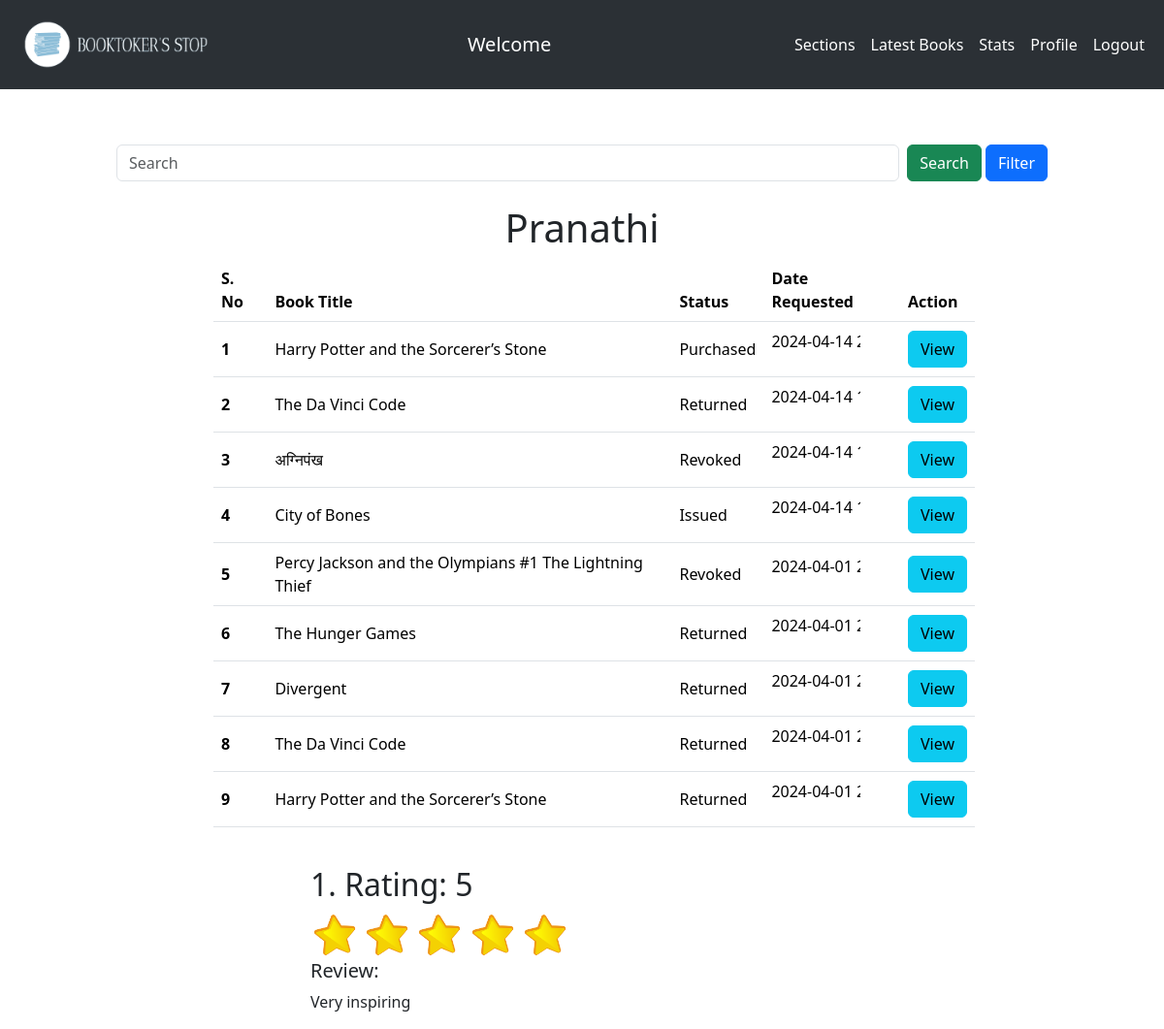
Screenshot of /view/user/1 (signed in) with the database file from the repository.
### application/models.py (models this page shows, shortened)
class Users(db.Model, UserMixin):
    user_id = db.Column(db.Integer(), autoincrement=True, primary_key=True)
    username = db.Column(db.String(), unique = True, nullable = False)
    password = db.Column(db.String(), nullable = False)
    name = db.Column(db.String(), nullable = False)
    role = db.Column(db.Integer, db.ForeignKey("roles.role_id"), nullable = False, default = 3)
    date = db.Column(db.DateTime(), default=datetime.now)

class Checkouts(db.Model):
    checkout_id = db.Column(db.Integer, autoincrement=True, primary_key=True)
    user_id = db.Column(db.Integer, db.ForeignKey("users.user_id"), nullable = False)
    book_id = db.Column(db.Integer, db.ForeignKey("books.book_id"), nullable = False)
    date_requested = db.Column(db.DateTime, default=datetime.now)
    date_issued = db.Column(db.DateTime)
    date_returned = db.Column(db.DateTime)
    date_to_be_returned = db.Column(db.DateTime)
    date_rejected = db.Column(db.DateTime)
    date_revoked = db.Column(db.DateTime)
    date_purchased = db.Column(db.DateTime)
    status = db.Column(db.String(), nullable = False)

class Books(db.Model):
    book_id = db.Column(db.Integer, autoincrement=True, primary_key=True)
    title = db.Column(db.String, nullable = False)
    author = db.Column(db.String, nullable = False)
    pages = db.Column(db.Integer, nullable = False)
    rating = db.Column(db.Integer)
    isbn_no = db.Column(db.Integer, nullable = False)
    datecreated = db.Column(db.DateTime, default=datetime.now)
    lang = db.Column(db.String, nullable = False)
    copies = db.Column(db.Integer, nullable = False)
    availablecopies = db.Column(db.Integer, nullable = False)
    description = db.Column(db.Text)
    filename = db.Column(db.String, nullable = False)
    price= db.Column(db.Integer, nullable = False)
    section_id = db.Column(db.Integer, db.ForeignKey("sections.section_id"), nullable = False)

class Reviews(db.Model):
    review_id = db.Column(db.Integer, autoincrement=True, primary_key=True)
    user_id = db.Column(db.Integer, db.ForeignKey("users.user_id"), nullable = False)
    book_id = db.Column(db.Integer, db.ForeignKey("books.book_id"), nullable = False)
    date_reviewed = db.Column(db.DateTime, default=datetime.now)
    rating = db.Column(db.Integer(), nullable = False)
    review = db.Column(db.Text())

### application/controllers.py (the view)
@app.route('/view/user/<int:user_id>')
@login_required
def view_user(user_id):
    admin = isAdmin(current_user)
    user_info = Users.query.get(user_id)
    print(user_info)
    books = Checkouts.query.join(Books, Checkouts.book_id == Books.book_id).add_columns(Checkouts.user_id, Checkouts.date_requested, Checkouts.status, Checkouts.date_requested, Checkouts.book_id, Books.title).filter(Checkouts.user_id == user_id).order_by(Checkouts.date_requested.desc()).all()
    reviews = Reviews.query.filter_by(user_id = user_id).all()
    return render_template('view_user.html', books = books, admin = admin, user_id = user_id, user_name = user_info.name, reviews = reviews)

### application/controllers.py (called while the page is built)
@login_manager.user_loader
def load_user(user_id):
    return Users.query.get(user_id)

### application/utilities.py (called while the page is built)
def isAdmin(user):
    if user.role == 3:
        return False
    else:
        return True

### templates/view_user.html (shortened to what this page needs)
{% extends "base.html" %}
{% block body %}
    <div id="main">
        <div id="canvas">
            <br/>
            {% include 'searchbar.html' %}
            <br/>
            {% if books %}
            <h1 style="text-align: center;">{{user_name}}</h1>
            <div id="trans-table" style="margin-left: 100px; margin-right: 75px">
                <table class="table align-middle">
                    <thead>
                    <tr>
                        <th scope="col">S. No</th>
                        <th scope="col">Book Title</th>
                        <th scope="col">Status</th>
                        <th scope="col">Date Requested</th>
                        <th scope="col">Action</th>
                    </tr>
                    </thead>
                    <tbody>
                    {% for book in books %}
                    <tr>
                        <th scope="row">{{loop.index}}</th>
                        <td>{{book.title}}</td>
                        <td>{{book.status}}</td>
                        <td><p id = "date">{{book.date_requested}}</p></td>
                        <td><a class="btn btn-info" href="/view/{{book.book_id}}" role = "button">View</a></td>
                    </tr>
                    {% endfor %}
                    </tbody>
                </table>
                {% endif %}
            </div>
            <br/>
            {% if reviews %}
            <div id = "reviews">
                {% for rev in reviews %}
                <h2>{{loop.index}}. Rating: {{rev.rating}}</h2>
                {% for i in range(rev.rating) %}
                <img src = "/static/star.png" style ="height: 50px;">
                {% endfor %}
                <h5>Review:</h5>
                <p>{{rev.review}}</p>
                {% endfor %}
            </div>
            {% else %}
            <br/>
            <p style="margin-left: 200px;">There are no reviews yet.</p>
            {% endif %}
        </div>
    </div>
{% endblock %}

### templates/base.html (shortened to what this page needs)
<!DOCTYPE html>
<html>
    <head>
        <link rel="stylesheet" href="/static/style.css">
        <link href="https://cdn.jsdelivr.net/npm/bootstrap@5.3.3/dist/css/bootstrap.min.css" rel="stylesheet">
    </head>
    <body>
        {% if admin %}
            {% include 'librarian_navbar.html' %}
        {% else %}
            {% include 'navbar.html' %}
        {% endif %}
        {% block body %}
        {% endblock %}
    </body>
</html>

### templates/navbar.html (shortened to what this page needs)
<nav class="navbar fixed-top navbar-expand-lg bg-body-tertiary" id = " navbar-custom" data-bs-theme="dark">
  <div class="container-fluid">
    <nav class="navbar bg-body-tertiary">
      <div class="container-fluid">
        <a class="navbar-brand" href="/">
          <img src="/static/label.png" alt="Logo" height="50" class="d-inline-block ">
        </a>
      </div>
    </nav>
      <a class="navbar-brand" href="/dashboard">Welcome {{username}}</a>
        <div>
          <ul class="navbar-nav me-auto mb-2 mb-lg-0">
            <li class="nav-item">
              <a class="nav-link active" aria-current="page" href="/sections">Sections</a>
            </li>
            <li class="nav-item">
              <a class="nav-link active" aria-current="page" href="/latest_books">Latest Books</a>
            </li>
            <li class="nav-item">
              <a class="nav-link active" aria-current="page" href="/stats">Stats</a>
            </li>
            <li class="nav-item">
              <a class="nav-link active" aria-current="page" href="/profile">Profile</a>
            </li>
            <li class="nav-item">
              <a class="nav-link active" aria-current="page" href="/logout">Logout</a>
            </li>
          </ul>
        </div>
      </div>
</nav>

### templates/searchbar.html
<form class="d-flex" role="search" action="/search">
    <input class="form-control me-2" type="search" placeholder="Search" aria-label="Search" name = "searchQuery" required="">
    <button type="submit" class="btn btn-success">Search</button>  &nbsp;
    <button type="submit" class="btn btn-primary">Filter</button>
</form>

### static/style.css (style rules this page uses)
* { margin: 0px; }
#main { margin-top: 0px; height: 100%; background-size: cover; background-position: center; background-attachment: fixed; }
#canvas { width: 80%; height: 100%; margin: auto; margin-top: 125px; }
#date { max-width: 10ch; overflow: hidden; white-space: nowrap; }
#reviews { margin-left: 200px; margin-right: 200px; }
a { text-decoration: none; }

### rows the page displays
Users: name "Pranathi"
Checkouts: title "Harry Potter and the Sorcerer’s Stone", status "Purchased", date_requested "2024-04-14…"
Checkouts: title "The Da Vinci Code", status "Returned", date_requested "2024-04-14…"
Checkouts: title "अग्निपंख", status "Revoked", date_requested "2024-04-14…"
Checkouts: title "City of Bones", status "Issued", date_requested "2024-04-14…"
Checkouts: title "Percy Jackson and the Olympians #1 The Lightning Thief", status "Revoked", date_requested "2024-04-01…"
Checkouts: title "The Hunger Games", status "Returned", date_requested "2024-04-01…"
Checkouts: title "Divergent", status "Returned", date_requested "2024-04-01…"
Checkouts: title "The Da Vinci Code", status "Returned", date_requested "2024-04-01…"
Checkouts: title "Harry Potter and the Sorcerer’s Stone", status "Returned", date_requested "2024-04-01…"
Reviews: rating "5", review "Very inspiring"
